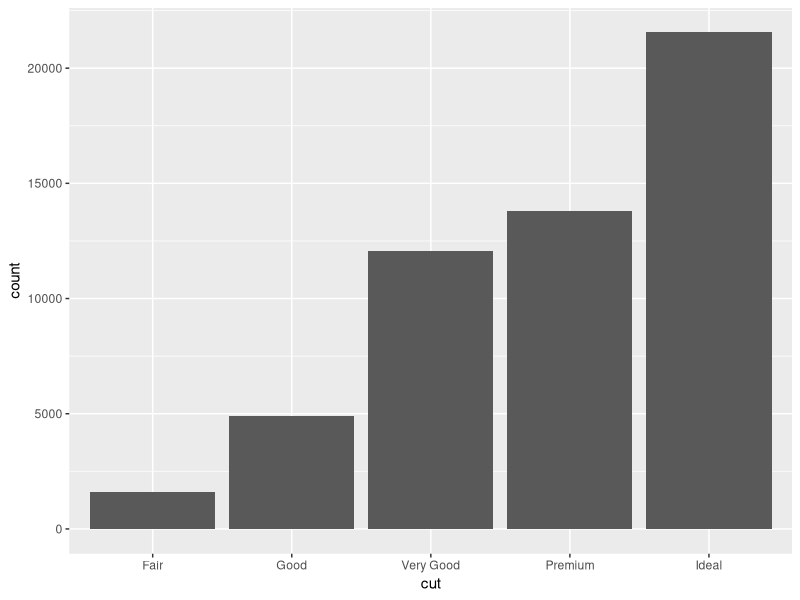
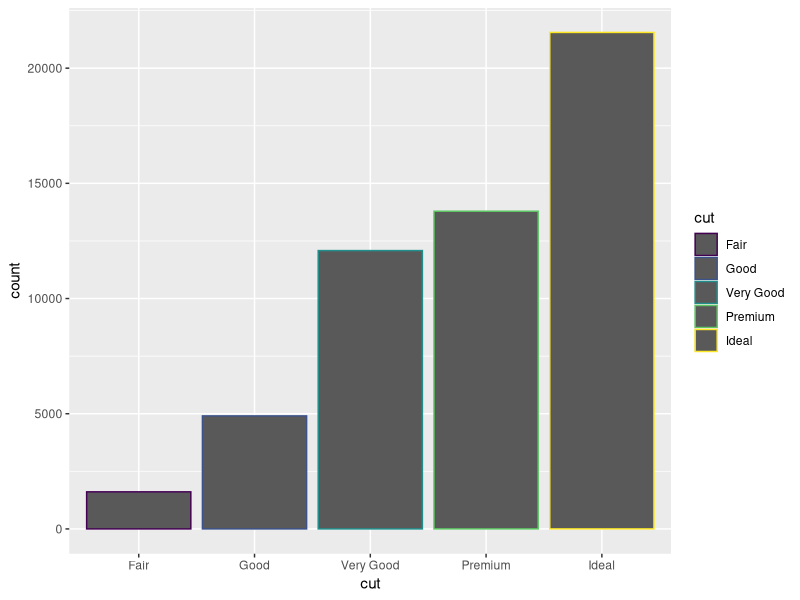
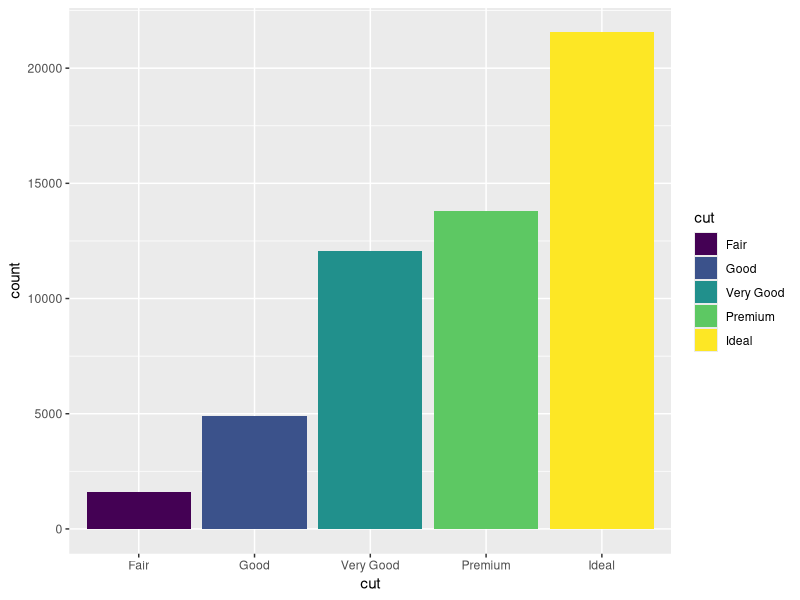
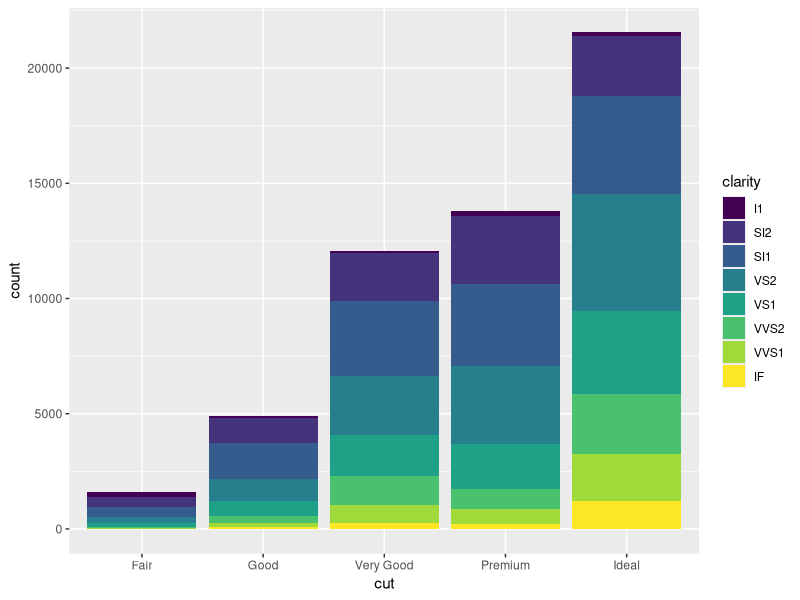

Source code (R) for these figures, in order:
library(ggplot2)
data("diamonds")

ggplot(data = diamonds) +
  geom_bar(mapping = aes(x=cut))
#如果没标明y轴，就是计数count

ggplot(data = diamonds) +
  geom_bar(mapping = aes(x=cut, color = cut))
#color给bar加边框，fill给bar填充颜色
ggplot(data = diamonds) +
  geom_bar(mapping = aes(x=cut, fill = cut))

ggplot(data = diamonds) +
  geom_bar(mapping = aes(x=cut, fill = clarity))
#当fill的条件变成另一个variable时，变成堆积柱状图

